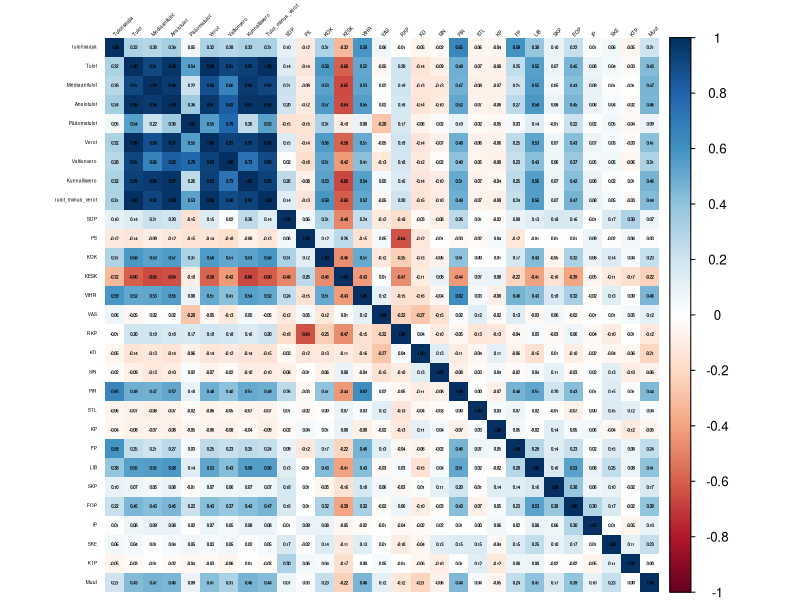
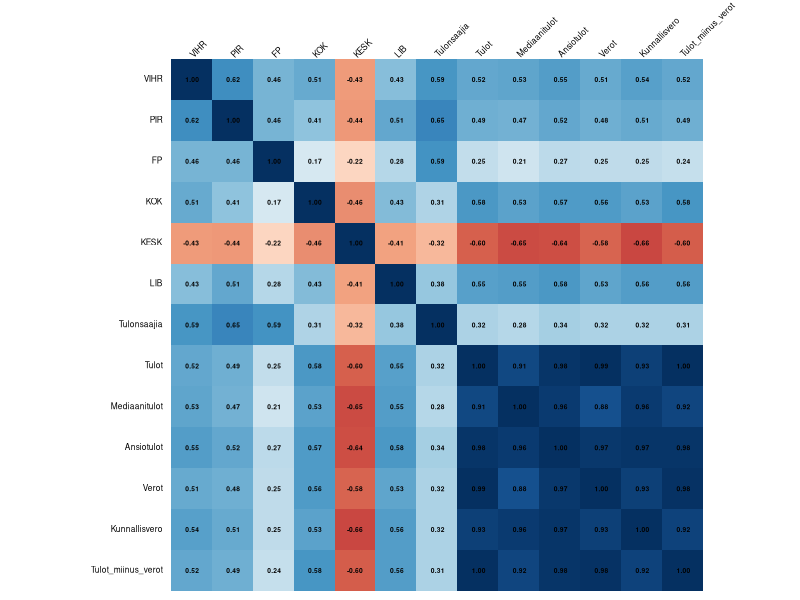
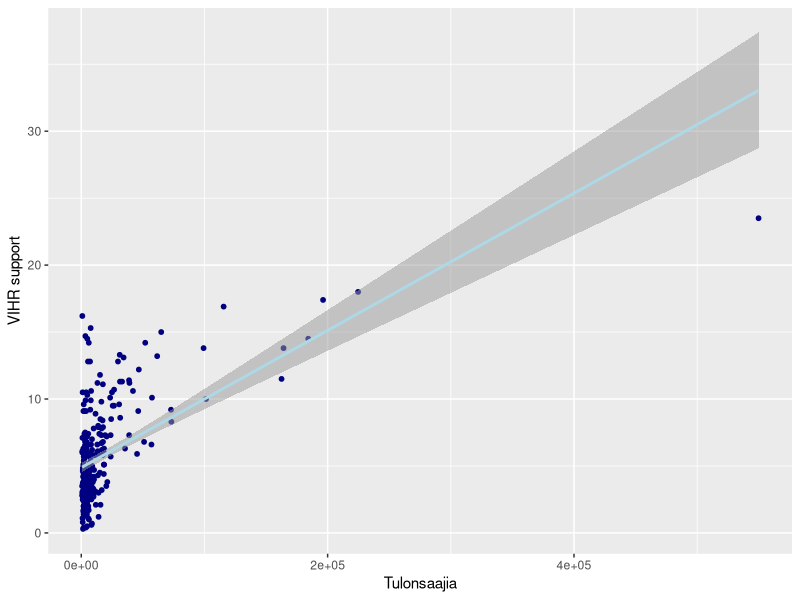
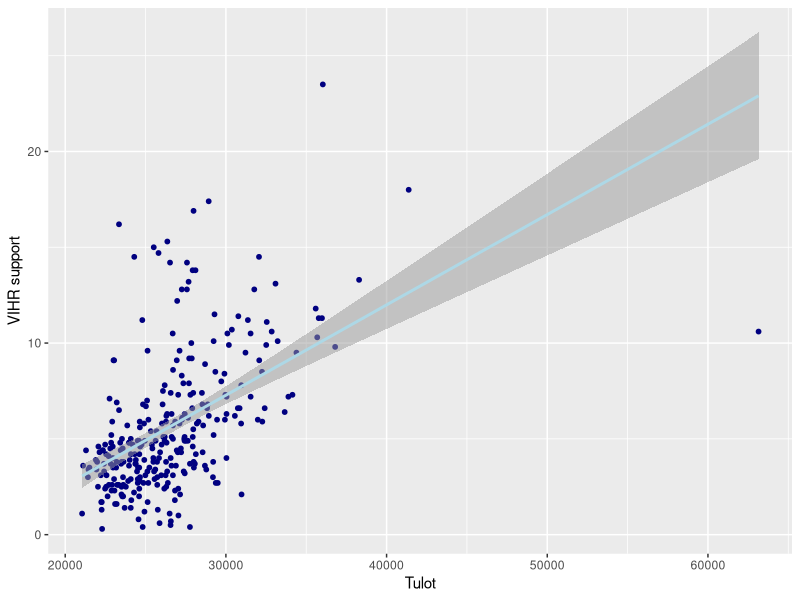
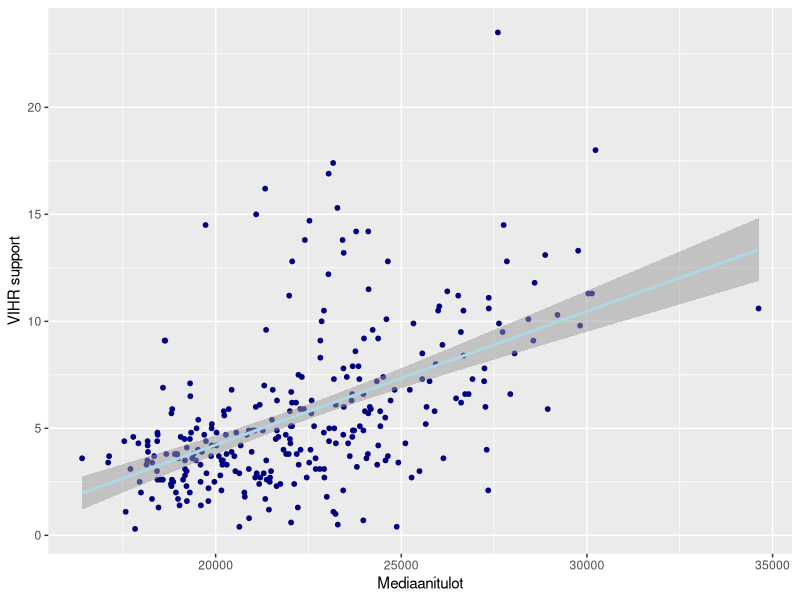
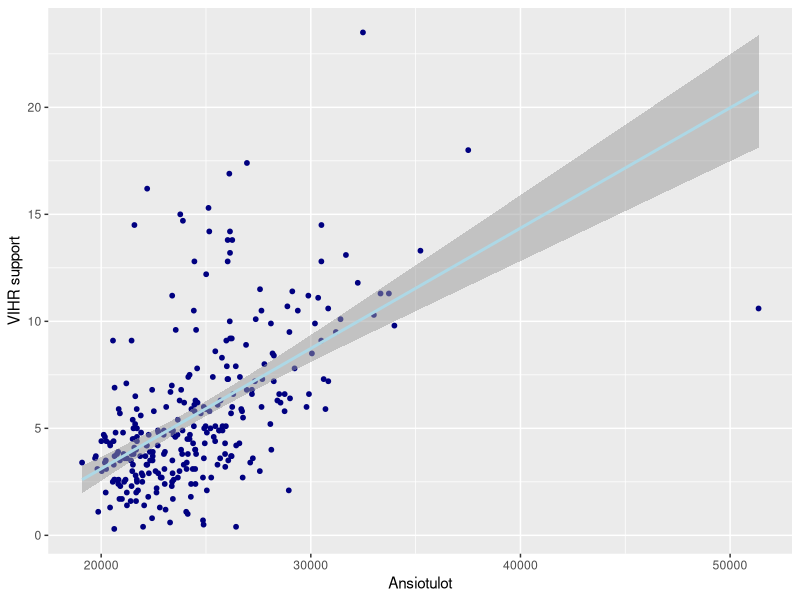
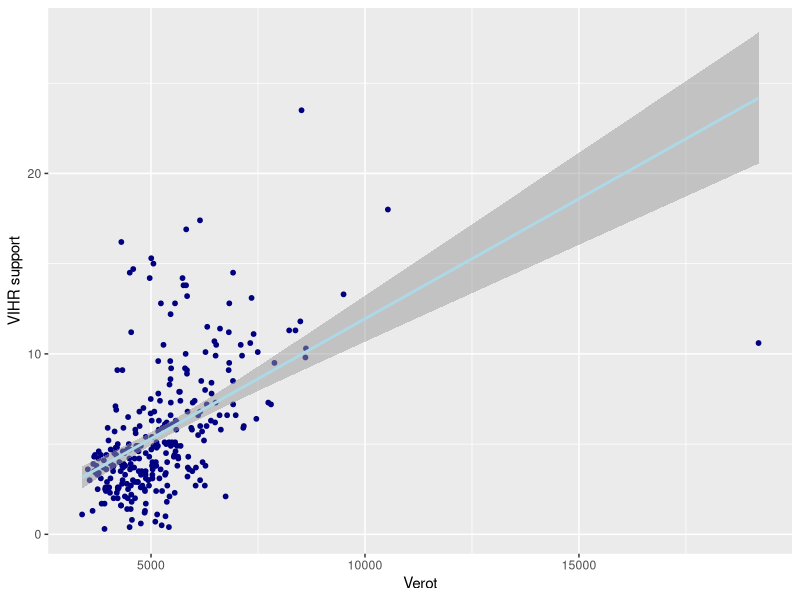
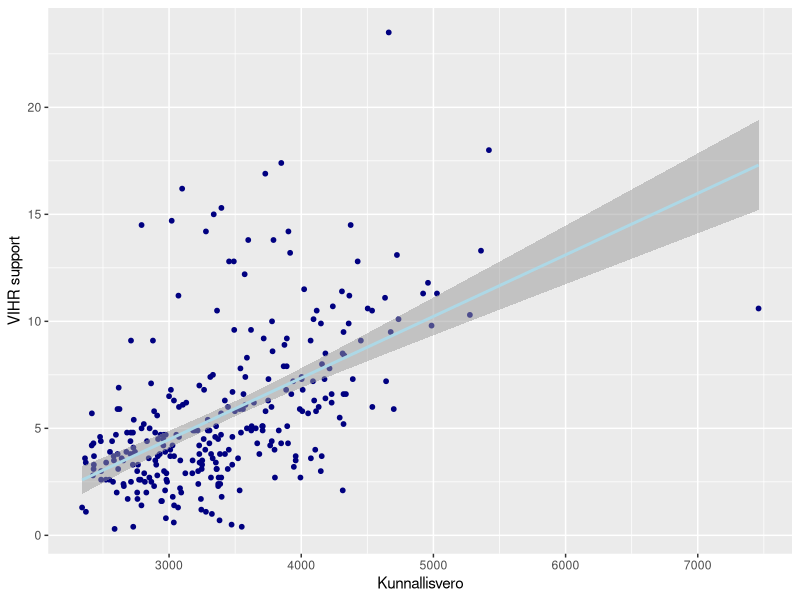

Here is the R script that generated these plots, in order:
income <- read.csv("tulot2017.csv",  dec = ".", sep=",", 
                   header=TRUE,
                   blank.lines.skip=TRUE, encoding="latin1")

election <- read.csv("ek2019.csv",  dec = ".", sep=",", 
                     header=TRUE,
                     blank.lines.skip=TRUE, encoding="latin1")


# Extract the unique values from the "Alue" column in each data frame
unique_income <- unique(income$Alue)
unique_election <- unique(election$Alue)

#find the municipalities that has no match on the other dataset
unmatched <- c(unique_income, unique_election)

#combine the datasets into a merged one, leaving out the unmatched municipalities using dplyr library
library(dplyr)
merged <- inner_join(income, election, by="Alue")
View(merged)

#for starters, we will make the correlation matrix, to quickly
#identify the variables that are related to the other.

sub <- subset(merged, select = -c(Alue, Vaalipiiri))
mcor <- cor(sub)
round(mcor, digits=3)
library(corrplot)
library(ggplot2)
corrplot(mcor, method = "shade", shade.col = NA, tl.col = "black", tl.srt = 45,
         addCoef.col = "black",  number.cex =0.26, tl.cex=0.3)

#identify which has low correlation and which ones have high correlations
categorize <- function(matrix, marks) {
  num <- ncol(matrix)
  var <- colnames(matrix)
  
  very_high <- list()
  high <- list()
  moderate <- list()
  low<- list()
  negligible<- list()
  
  for (i in 1:(num - 1)) {
    for (j in (i + 1):num) {
      correlation <- matrix[i, j]
      relation <- paste(var[i], "-", var[j])
      
      if (!is.na(correlation)) {
        if (abs(correlation) >= marks[1]) {
          very_high <- append(very_high, relation)
        } else if (abs(correlation) >= marks[2]) {
          high <- append(high, relation)
        } else if (abs(correlation) >= marks[3]) {
          moderate <- append(moderate, relation)
        } else if (abs(correlation) >= marks[4]) {
          low <- append(low, relation)
        } else {
          negligible <- append(negligible, relation)
        }
      }
    }
  }
  
  relations <- list(
    "Very High Correlations" = very_high,
    "High Correlations" = high,
    "Moderate Correlations" = moderate,
    "Low Correlations" = low,
    "Negligible Correlations" = negligible
  )
  
  return(relations)
}
marks <- c(0.9, 0.7, 0.5, 0.3, 0)
res <- categorize(mcor, marks)
View(res)

#moderate relationships:


#plot the more than average relationships
strong <- merged[, c("VIHR", "PIR", "FP", "KOK", "KESK", "LIB", "Tulonsaajia", "Tulot", "Mediaanitulot", "Ansiotulot", "Verot", "Kunnallisvero", "Tulot_miinus_verot")]
scor <- cor(strong)
corrplot(scor, method = "shade", shade.col = NA, tl.col = "black", tl.srt = 45,
         addCoef.col = "black",  number.cex =0.4, tl.cex=0.5, cl.pos = "n")



#assess each important correlations

#####
#VIHR
#####
ggplot(merged, aes(x=Tulonsaajia, y=VIHR), label=Alue) + geom_point(color="navy", size=1.3) +
  geom_smooth(formula = y ~ x, method = "lm", color="lightblue", alpha=0.5) + labs(y="VIHR support", x="Tulonsaajia")


cor(merged$Tulonsaajia, merged$VIHR)
model <- lm(VIHR ~ Tulonsaajia, data = merged)
summary(model)
#Residuals:
#  Min      1Q  Median      3Q     Max 
#-9.5446 -1.9174 -0.5878  1.3177 11.2774 

#Coefficients:
#  Estimate  Std. Error t value            Pr(>|t|)
#(Intercept) 4.877771784 0.182757740   26.69 <0.0000000000000002
#Tulonsaajia 0.000051227 0.000004106   12.48 <0.0000000000000002

#(Intercept) ***
#  Tulonsaajia ***
#  ---
#  Signif. codes:  0 ‘***’ 0.001 ‘**’ 0.01 ‘*’ 0.05 ‘.’ 0.1 ‘ ’ 1

#Residual standard error: 2.939 on 293 degrees of freedom
#Multiple R-squared:  0.347,	Adjusted R-squared:  0.3447 
#F-statistic: 155.7 on 1 and 293 DF,  p-value: < 0.00000000000000022

ggplot(merged, aes(x=Tulot, y=VIHR), label=Alue) + geom_point(color="navy", size=1.3) +
  geom_smooth(formula = y ~ x, method = "lm", color="lightblue", alpha=0.5) + labs(y="VIHR support", x="Tulot")
cor(merged$Tulot, merged$VIHR)
model <- lm(VIHR ~ Tulot, data = merged)
summary(model)
#Residuals:
#  Min       1Q   Median       3Q      Max 
#-12.3065  -1.8131  -0.4762   0.9784  13.3770 

#Coefficients:
#  Estimate Std. Error t value             Pr(>|t|)
#(Intercept) -6.8626438  1.2292688  -5.583          0.000000054
#Tulot        0.0004714  0.0000457  10.315 < 0.0000000000000002

#(Intercept) ***
# Tulot       ***
#  ---
#  Signif. codes:  0 ‘***’ 0.001 ‘**’ 0.01 ‘*’ 0.05 ‘.’ 0.1 ‘ ’ 1

#Residual standard error: 3.115 on 293 degrees of freedom
#Multiple R-squared:  0.2664,	Adjusted R-squared:  0.2639 
#F-statistic: 106.4 on 1 and 293 DF,  p-value: < 0.00000000000000022

ggplot(merged, aes(x=Mediaanitulot, y=VIHR), label=Alue) + geom_point(color="navy", size=1.3) +
  geom_smooth(formula = y ~ x, method = "lm", color="lightblue", alpha=0.5) + labs(y="VIHR support", x="Mediaanitulot")
cor(merged$Mediaanitulot, merged$VIHR)
model <- lm(VIHR ~ Mediaanitulot, data = merged)
summary(model)

#Residuals:
#  Min      1Q  Median      3Q     Max 
#-6.8683 -1.8132 -0.4444  1.1110 14.5301 

#Coefficients:
# Estimate  Std. Error t value
#(Intercept)   -8.26595262  1.33085433  -6.211
#Mediaanitulot  0.00062444  0.00005905  10.575
#Pr(>|t|)    
#(Intercept)           0.0000000018 ***
#  Mediaanitulot < 0.0000000000000002 ***
#  ---
#  Signif. codes:  0 ‘***’ 0.001 ‘**’ 0.01 ‘*’ 0.05 ‘.’ 0.1 ‘ ’ 1

#Residual standard error: 3.094 on 293 degrees of freedom
#Multiple R-squared:  0.2762,	Adjusted R-squared:  0.2738 
#F-statistic: 111.8 on 1 and 293 DF,  p-value: < 0.00000000000000022

ggplot(merged, aes(x=Ansiotulot, y=VIHR), label=Alue) + geom_point(color="navy", size=1.3) +
  geom_smooth(formula = y ~ x, method = "lm", color="lightblue", alpha=0.5) + labs(y="VIHR support", x="Ansiotulot")
cor(merged$Ansiotulot, merged$VIHR)
model <- lm(VIHR ~ Ansiotulot, data = merged)
summary(model)
#Residuals:
#Min      1Q  Median      3Q     Max 
#-10.142  -1.754  -0.409   1.070  13.368 

#Coefficients:
#  Estimate Std. Error t value             Pr(>|t|)
#(Intercept) -8.1340948  1.2262294  -6.633       0.000000000158
#Ansiotulot   0.0005623  0.0000494  11.382 < 0.0000000000000002

#(Intercept) ***
#  Ansiotulot  ***
#  ---
#  Signif. codes:  0 ‘***’ 0.001 ‘**’ 0.01 ‘*’ 0.05 ‘.’ 0.1 ‘ ’ 1

#Residual standard error: 3.029 on 293 degrees of freedom
#Multiple R-squared:  0.3066,	Adjusted R-squared:  0.3042 
#F-statistic: 129.6 on 1 and 293 DF,  p-value: < 0.00000000000000022


ggplot(merged, aes(x=Verot, y=VIHR), label=Alue) + geom_point(color="navy", size=1.3) +
  geom_smooth(formula = y ~ x, method = "lm", color="lightblue", alpha=0.5) + labs(y="VIHR support", x="Verot")
cor(merged$Verot, merged$VIHR)
model <- lm(VIHR ~ Verot, data = merged)
summary(model)
#Residuals:
#Min       1Q   Median       3Q      Max 
#-13.5785  -1.8125  -0.5865   0.9862  13.5254 

#Coefficients:
#  Estimate Std. Error t value            Pr(>|t|)    
#(Intercept) -1.3526051  0.7219483  -1.874               0.062 .  
#Verot        0.0013300  0.0001321  10.065 <0.0000000000000002 ***
#  ---
#  Signif. codes:  0 ‘***’ 0.001 ‘**’ 0.01 ‘*’ 0.05 ‘.’ 0.1 ‘ ’ 1

#Residual standard error: 3.135 on 293 degrees of freedom
#Multiple R-squared:  0.2569,	Adjusted R-squared:  0.2544 
#F-statistic: 101.3 on 1 and 293 DF,  p-value: < 0.00000000000000022


ggplot(merged, aes(x=Kunnallisvero, y=VIHR), label=Alue) + geom_point(color="navy", size=1.3) +
  geom_smooth(formula = y ~ x, method = "lm", color="lightblue", alpha=0.5) + labs(y="VIHR support", x="Kunnallisvero")
cor(merged$Kunnallisvero, merged$VIHR)
model <- lm(VIHR ~ Kunnallisvero, data = merged)
summary(model)

#Residuals:
#  Min      1Q  Median      3Q     Max 
#-6.7030 -1.8189 -0.4105  1.2301 14.2420 

#Coefficients:
#  Estimate Std. Error t value             Pr(>|t|)
#(Intercept)   -4.1463254  0.9075589  -4.569           0.00000724
#Kunnallisvero  0.0028752  0.0002605  11.039 < 0.0000000000000002

#(Intercept)   ***
#  Kunnallisvero ***
#  ---
#  Signif. codes:  0 ‘***’ 0.001 ‘**’ 0.01 ‘*’ 0.05 ‘.’ 0.1 ‘ ’ 1

#Residual standard error: 3.057 on 293 degrees of freedom
#Multiple R-squared:  0.2937,	Adjusted R-squared:  0.2913 
#F-statistic: 121.9 on 1 and 293 DF,  p-value: < 0.00000000000000022


ggplot(merged, aes(x=Tulot_miinus_verot, y=VIHR), label=Alue) + geom_point(color="navy", size=1.3) +
  geom_smooth(formula = y ~ x, method = "lm", color="lightblue", alpha=0.5) + labs(y="VIHR support", x="Tulot miinus verot")
cor(merged$Tulot_miinus_verot, merged$VIHR)
model <- lm(VIHR ~ Tulot_miinus_verot, data = merged)
summary(model)
#Residuals:
#Min       1Q   Median       3Q      Max 
#-11.3785  -1.8067  -0.4504   0.9975  13.3586 

#Coefficients:
#  Estimate  Std. Error t value
#(Intercept)        -9.67114905  1.49377584  -6.474
#Tulot_miinus_verot  0.00072006  0.00006956  10.352
#Pr(>|t|)    
#(Intercept)                0.0000000004 ***
#  Tulot_miinus_verot < 0.0000000000000002 ***
#  ---
#  Signif. codes:  0 ‘***’ 0.001 ‘**’ 0.01 ‘*’ 0.05 ‘.’ 0.1 ‘ ’ 1

#Residual standard error: 3.112 on 293 degrees of freedom
#Multiple R-squared:  0.2678,	Adjusted R-squared:  0.2653 
#F-statistic: 107.2 on 1 and 293 DF,  p-value: < 0.00000000000000022



#####
#PIR#
#####

ggplot(merged, aes(x=Tulonsaajia, y=PIR)) + geom_point(color="navy", size=1.3) +
  geom_smooth(formula = y ~ x, method = "lm", color="lightblue", alpha=0.5) + labs(y="PIR support", x="Tulonsaajia")
cor(merged$Tulonsaajia, merged$PIR)
model <- lm(PIR ~ Tulonsaajia, data = merged)
summary(model)
#Residuals:
#Min       1Q   Median       3Q      Max 
#-0.51700 -0.10505 -0.01388  0.09229  0.70256 

#Coefficients:
#  Estimate  Std. Error t value            Pr(>|t|)
#(Intercept) 0.190134085 0.010014506   18.99 <0.0000000000000002
#Tulonsaajia 0.000003322 0.000000225   14.77 <0.0000000000000002

#(Intercept) ***
#  Tulonsaajia ***
#  ---
#  Signif. codes:  0 ‘***’ 0.001 ‘**’ 0.01 ‘*’ 0.05 ‘.’ 0.1 ‘ ’ 1

#Residual standard error: 0.1611 on 293 degrees of freedom
#Multiple R-squared:  0.4267,	Adjusted R-squared:  0.4248 
#F-statistic: 218.1 on 1 and 293 DF,  p-value: < 0.00000000000000022

ggplot(merged, aes(x=Ansiotulot, y=PIR)) + geom_point(color="navy", size=1.3) +
  geom_smooth(formula = y ~ x, method = "lm", color="lightblue", alpha=0.5) + labs(y="PIR support", x="Ansiotulot")
cor(merged$Ansiotulot, merged$PIR)
model <- lm(PIR ~ Ansiotulot, data = merged)
summary(model)
#Residuals:
#Min       1Q   Median       3Q      Max 
#-0.46875 -0.11002 -0.02268  0.06534  1.01352 

#Coefficients:
#  Estimate   Std. Error t value
#(Intercept) -0.515971817  0.073584820  -7.012
#Ansiotulot   0.000030857  0.000002964  10.409
#Pr(>|t|)    
#(Intercept)      0.0000000000163 ***
#  Ansiotulot  < 0.0000000000000002 ***
#  ---
#  Signif. codes:  0 ‘***’ 0.001 ‘**’ 0.01 ‘*’ 0.05 ‘.’ 0.1 ‘ ’ 1

#Residual standard error: 0.1818 on 293 degrees of freedom
#Multiple R-squared:   0.27,	Adjusted R-squared:  0.2675 
#F-statistic: 108.4 on 1 and 293 DF,  p-value: < 0.00000000000000022

ggplot(merged, aes(x=Kunnallisvero, y=PIR, label=Alue)) + geom_point(color="navy", size=1.3) +
  geom_smooth(formula = y ~ x, method = "lm", color="lightblue", alpha=0.5) + labs(y="PIR support", x="Kunnallisvero")
cor(merged$Kunnallisvero, merged$PIR)
model <- lm(PIR ~ Kunnallisvero, data = merged)
summary(model)

#Residuals:
#Min       1Q   Median       3Q      Max 
#-0.35883 -0.11547 -0.02639  0.06870  1.06095 

#Coefficients:
#  Estimate  Std. Error t value
#(Intercept)   -0.29860438  0.05432837  -5.496
#Kunnallisvero  0.00015823  0.00001559  10.148
#Pr(>|t|)    
#(Intercept)           0.0000000844 ***
#  Kunnallisvero < 0.0000000000000002 ***
#  ---
#  Signif. codes:  0 ‘***’ 0.001 ‘**’ 0.01 ‘*’ 0.05 ‘.’ 0.1 ‘ ’ 1

#Residual standard error: 0.183 on 293 degrees of freedom
#Multiple R-squared:  0.2601,	Adjusted R-squared:  0.2576 
#F-statistic:   103 on 1 and 293 DF,  p-value: < 0.00000000000000022


#Based on these confirmations, it seems that
#the number of taxable income recipients are 
#related to an increase in PIR support, as well
#as average earned income and average municipal 
#tax paid. It seems that these variables contribute
#a little to voting behavior. However, since the PIR 
#party gets contrastingly little votes as compared to 
#other parties, it cannot quite be concluded that the 
#number of taxable income recipients, average earned 
#income, and average municipal tax paid are big reasons 
#for individuals in municipalities to vote for PIR. 
#Thus, this will not be shown in the report


#####
#FP
######

ggplot(merged, aes(x=Tulonsaajia, y=FP)) + geom_point(color="navy", size=1.3) +
  geom_smooth(formula = y ~ x, method = "lm", color="lightblue", alpha=0.5) + labs(y="FP support", x="Tulonsaajia")
cor(merged$Tulonsaajia, merged$FP)
model <- lm(FP ~ Tulonsaajia, data = merged)
summary(model)
#Residuals:
#Min       1Q   Median       3Q      Max 
#-0.16001 -0.06213  0.01657  0.03888  0.24063 

#Coefficients:
#  Estimate   Std. Error t value            Pr(>|t|)
#(Intercept) 0.0573322179 0.0043709667   13.12 <0.0000000000000002
#Tulonsaajia 0.0000012341 0.0000000982   12.57 <0.0000000000000002

#(Intercept) ***
#  Tulonsaajia ***
#  ---
#  Signif. codes:  0 ‘***’ 0.001 ‘**’ 0.01 ‘*’ 0.05 ‘.’ 0.1 ‘ ’ 1

#Residual standard error: 0.0703 on 293 degrees of freedom
#Multiple R-squared:  0.3503,	Adjusted R-squared:  0.348 
#F-statistic:   158 on 1 and 293 DF,  p-value: < 0.00000000000000022

#Only one variable of the income level is very unlikely
#to be able to affect the outcome of FP voting. Therefore,
#this party will be excluded from the report.













######
#KOK
######
ggplot(merged, aes(x=Tulot, y=KOK)) + geom_point(color="navy", size=1.3) +
  geom_smooth(formula = y ~ x, method = "lm", color="lightblue", alpha=0.5) + labs(y="KOK support", x="Tulot")
cor(merged$Tulot, merged$KOK)
model <- lm(KOK ~ Tulot, data = merged)
summary(model)
#Residuals:
#Min       1Q   Median       3Q      Max 
#-14.1081  -3.5886  -0.6876   3.3087  19.2953 

#Coefficients:
#  Estimate   Std. Error t value
#(Intercept) -13.57801384   2.09821074  -6.471
#Tulot         0.00094515   0.00007801  12.116
#Pr(>|t|)    
#(Intercept)       0.000000000408 ***
#  Tulot       < 0.0000000000000002 ***
#  ---
#  Signif. codes:  0 ‘***’ 0.001 ‘**’ 0.01 ‘*’ 0.05 ‘.’ 0.1 ‘ ’ 1

#Residual standard error: 5.318 on 293 degrees of freedom
#Multiple R-squared:  0.3338,	Adjusted R-squared:  0.3315 
#F-statistic: 146.8 on 1 and 293 DF,  p-value: < 0.00000000000000022


ggplot(merged, aes(x=Mediaanitulot, y=KOK)) + geom_point(color="navy", size=1.3) +
  geom_smooth(formula = y ~ x, method = "lm", color="lightblue", alpha=0.5) + labs(y="KOK support", x="Mediaanitulot")
cor(merged$Mediaanitulot, merged$KOK)
model <- lm(KOK ~ Mediaanitulot, data = merged)
summary(model)
#Residuals:
#Min       1Q   Median       3Q      Max 
#-13.4413  -3.7785  -0.7672   3.3601  21.2255 

#Coefficients:
#  Estimate  Std. Error t value
#(Intercept)   -13.6501285   2.3749356  -5.748
#Mediaanitulot   0.0011292   0.0001054  10.716
#Pr(>|t|)    
#(Intercept)           0.0000000227 ***
#  Mediaanitulot < 0.0000000000000002 ***
#  ---
#  Signif. codes:  0 ‘***’ 0.001 ‘**’ 0.01 ‘*’ 0.05 ‘.’ 0.1 ‘ ’ 1

#Residual standard error: 5.522 on 293 degrees of freedom
#Multiple R-squared:  0.2816,	Adjusted R-squared:  0.2791 
#F-statistic: 114.8 on 1 and 293 DF,  p-value: < 0.00000000000000022

ggplot(merged, aes(x=Ansiotulot, y=KOK)) + geom_point(color="navy", size=1.3) +
  geom_smooth(formula = y ~ x, method = "lm", color="lightblue", alpha=0.5) + labs(y="KOK support", x="Ansiotulot")
cor(merged$Ansiotulot, merged$KOK)
model <- lm(KOK ~ Ansiotulot, data = merged)
summary(model)
#Residuals:
#Min      1Q  Median      3Q     Max 
#-12.487  -3.568  -0.725   3.402  20.058 

#Coefficients:
#  Estimate   Std. Error t value
#(Intercept) -13.69799820   2.17544983  -6.297
#Ansiotulot    0.00102843   0.00008764  11.735
#Pr(>|t|)    
#(Intercept)        0.00000000111 ***
#  Ansiotulot  < 0.0000000000000002 ***
# ---
#  Signif. codes:  0 ‘***’ 0.001 ‘**’ 0.01 ‘*’ 0.05 ‘.’ 0.1 ‘ ’ 1

#Residual standard error: 5.373 on 293 degrees of freedom
#Multiple R-squared:  0.3197,	Adjusted R-squared:  0.3174 
#F-statistic: 137.7 on 1 and 293 DF,  p-value: < 0.00000000000000022

ggplot(merged, aes(x=Verot, y=KOK)) + geom_point(color="navy", size=1.3) +
  geom_smooth(formula = y ~ x, method = "lm", color="lightblue", alpha=0.5) + labs(y="KOK support", x="Verot")
cor(merged$Verot, merged$KOK)
model <- lm(KOK ~ Verot, data = merged)
summary(model)
#Residuals:
#Min       1Q   Median       3Q      Max 
#-16.2004  -3.6930  -0.6179   3.5065  19.8353 

#Coefficients:
#  Estimate Std. Error t value            Pr(>|t|)    
#(Intercept) -2.3565761  1.2424236  -1.897              0.0588 .  
#Verot        0.0026336  0.0002274  11.582 <0.0000000000000002 ***
#  ---
#  Signif. codes:  0 ‘***’ 0.001 ‘**’ 0.01 ‘*’ 0.05 ‘.’ 0.1 ‘ ’ 1

#Residual standard error: 5.396 on 293 degrees of freedom
#Multiple R-squared:  0.314,	Adjusted R-squared:  0.3117 
#F-statistic: 134.1 on 1 and 293 DF,  p-value: < 0.00000000000000022

ggplot(merged, aes(x=Kunnallisvero, y=KOK)) + geom_point(color="navy", size=1.3) +
  geom_smooth(formula = y ~ x, method = "lm", color="lightblue", alpha=0.5) + labs(y="KOK support", x="Kunnallisvero")
cor(merged$Kunnallisvero, merged$KOK)
model <- lm(KOK ~ Kunnallisvero, data = merged)
summary(model)
#Residuals:
#Min       1Q   Median       3Q      Max 
#-12.1134  -3.7476  -0.6362   3.5746  21.5206 

#Coefficients:
#  Estimate Std. Error t value             Pr(>|t|)
#(Intercept)   -5.7560482  1.6360171  -3.518             0.000503
#Kunnallisvero  0.0050694  0.0004695  10.797 < 0.0000000000000002

#(Intercept)   ***
#  Kunnallisvero ***
#  ---
#  Signif. codes:  0 ‘***’ 0.001 ‘**’ 0.01 ‘*’ 0.05 ‘.’ 0.1 ‘ ’ 1

#Residual standard error: 5.51 on 293 degrees of freedom
#Multiple R-squared:  0.2846,	Adjusted R-squared:  0.2822 
#F-statistic: 116.6 on 1 and 293 DF,  p-value: < 0.00000000000000022


ggplot(merged, aes(x=Tulot_miinus_verot, y=KOK)) + geom_point(color="navy", size=1.3) +
  geom_smooth(formula = y ~ x, method = "lm", color="lightblue", alpha=0.5) + labs(y="KOK support", x="Tulot miinus verot")
cor(merged$Tulot_miinus_verot, merged$KOK)
model <- lm(KOK ~ Tulot_miinus_verot, data = merged)
summary(model)
#Residuals:
#Min       1Q   Median       3Q      Max 
#-12.4563  -3.5105  -0.6163   3.2160  19.0067 

#Coefficients:
#  Estimate  Std. Error t value
#(Intercept)        -19.4057358   2.5404886  -7.639
#Tulot_miinus_verot   0.0014529   0.0001183  12.282
#Pr(>|t|)    
#(Intercept)           0.000000000000314 ***
#  Tulot_miinus_verot < 0.0000000000000002 ***
#  ---
#Signif. codes:  0 ‘***’ 0.001 ‘**’ 0.01 ‘*’ 0.05 ‘.’ 0.1 ‘ ’ 1

#Residual standard error: 5.293 on 293 degrees of freedom
#Multiple R-squared:  0.3399,	Adjusted R-squared:  0.3376 
#F-statistic: 150.8 on 1 and 293 DF,  p-value: < 0.00000000000000022

######
#KESK#
######
ggplot(merged, aes(x=Tulot, y=KESK)) + geom_point(color="navy", size=1.3) +
  geom_smooth(formula = y ~ x, method = "lm", color="lightblue", alpha=0.5) + labs(y="KESK support", x="Tulot")
cor(merged$Tulot, merged$KESK)
model <- lm(KESK ~ Tulot, data = merged)
summary(model)
#Residuals:
#Min      1Q  Median      3Q     Max 
#-30.060  -6.866   0.190   6.713  55.372 

#Coefficients:
#  Estimate Std. Error t value            Pr(>|t|)    
#(Intercept) 84.4890515  4.5773484   18.46 <0.0000000000000002 ***
#  Tulot       -0.0021767  0.0001702  -12.79 <0.0000000000000002 ***
#---
#  Signif. codes:  0 ‘***’ 0.001 ‘**’ 0.01 ‘*’ 0.05 ‘.’ 0.1 ‘ ’ 1

#Residual standard error: 11.6 on 293 degrees of freedom
#Multiple R-squared:  0.3583,	Adjusted R-squared:  0.3561 
#F-statistic: 163.6 on 1 and 293 DF,  p-value: < 0.00000000000000022

ggplot(merged, aes(x=Mediaanitulot, y=KESK)) + geom_point(color="navy", size=1.3) +
  geom_smooth(formula = y ~ x, method = "lm", color="lightblue", alpha=0.5) + labs(y="KESK support", x="Mediaanitulot")
cor(merged$Mediaanitulot, merged$KESK)
model <- lm(KESK ~ Mediaanitulot, data = merged)
summary(model)

#Residuals:
#Min      1Q  Median      3Q     Max 
#-31.397  -7.370   0.138   7.104  34.760 

#Coefficients:
#  Estimate Std. Error t value Pr(>|t|)    
#(Intercept)   95.4365547  4.7232225   20.21   <2e-16 ***
#  Mediaanitulot -0.0030835  0.0002096  -14.71   <2e-16 ***
#  ---
#  Signif. codes:  0 ‘***’ 0.001 ‘**’ 0.01 ‘*’ 0.05 ‘.’ 0.1 ‘ ’ 1

#Residual standard error: 10.98 on 293 degrees of freedom
#Multiple R-squared:  0.4249,	Adjusted R-squared:  0.4229 
#F-statistic: 216.5 on 1 and 293 DF,  p-value: < 2.2e-16


ggplot(merged, aes(x=Ansiotulot, y=KESK)) + geom_point(color="navy", size=1.3) +
  geom_smooth(formula = y ~ x, method = "lm", color="lightblue", alpha=0.5) + labs(y="KESK support", x="Ansiotulot")
cor(merged$Ansiotulot, merged$KESK)
model <- lm(KESK ~ Ansiotulot, data = merged)
summary(model)
#Residuals:
#Min      1Q  Median      3Q     Max 
#-32.840  -7.097   0.112   6.894  45.335 

#Coefficients:
#  Estimate Std. Error t value Pr(>|t|)    
#(Intercept) 90.3216532  4.4961617   20.09   <2e-16 ***
#  Ansiotulot  -0.0025947  0.0001811  -14.32   <2e-16 ***
#  ---
#  Signif. codes:  0 ‘***’ 0.001 ‘**’ 0.01 ‘*’ 0.05 ‘.’ 0.1 ‘ ’ 1

#Residual standard error: 11.11 on 293 degrees of freedom
#Multiple R-squared:  0.4119,	Adjusted R-squared:  0.4099 
#F-statistic: 205.2 on 1 and 293 DF,  p-value: < 2.2e-16

ggplot(merged, aes(x=Verot, y=KESK)) + geom_point(color="navy", size=1.3) +
  geom_smooth(formula = y ~ x, method = "lm", color="lightblue", alpha=0.5) + labs(y="KESK support", x="Verot")
cor(merged$Verot, merged$KESK)
model <- lm(KESK ~ Verot, data = merged)
summary(model)
#Residuals:
#Min      1Q  Median      3Q     Max 
#-30.972  -7.051   0.118   6.555  60.449 

#Coefficients:
#  Estimate Std. Error t value Pr(>|t|)    
#(Intercept) 58.7434751  2.7106328   21.67   <2e-16 ***
#  Verot       -0.0060839  0.0004961  -12.26   <2e-16 ***
#  ---
#  Signif. codes:  0 ‘***’ 0.001 ‘**’ 0.01 ‘*’ 0.05 ‘.’ 0.1 ‘ ’ 1

#Residual standard error: 11.77 on 293 degrees of freedom
#Multiple R-squared:  0.3392,	Adjusted R-squared:  0.3369 
#F-statistic: 150.4 on 1 and 293 DF,  p-value: < 2.2e-16

ggplot(merged, aes(x=Kunnallisvero, y=KESK)) + geom_point(color="navy", size=1.3) +
  geom_smooth(formula = y ~ x, method = "lm", color="lightblue", alpha=0.5) + labs(y="KESK support", x="Kunnallisvero")
cor(merged$Kunnallisvero, merged$KESK)
model <- lm(KESK ~ Kunnallisvero, data = merged)
summary(model)
#Residuals:
#Min      1Q  Median      3Q     Max 
#-35.798  -6.745  -0.261   6.384  34.082 

#Coefficients:
#  Estimate Std. Error t value Pr(>|t|)    
#(Intercept)   74.345723   3.223252   23.07   <2e-16 ***
#  Kunnallisvero -0.013979   0.000925  -15.11   <2e-16 ***
#---
#Signif. codes:  0 ‘***’ 0.001 ‘**’ 0.01 ‘*’ 0.05 ‘.’ 0.1 ‘ ’ 1

#Residual standard error: 10.86 on 293 degrees of freedom
#Multiple R-squared:  0.438,	Adjusted R-squared:  0.4361 
#F-statistic: 228.4 on 1 and 293 DF,  p-value: < 2.2e-16


ggplot(merged, aes(x=Tulot_miinus_verot, y=KESK)) + geom_point(color="navy", size=1.3) +
  geom_smooth(formula = y ~ x, method = "lm", color="lightblue", alpha=0.5) + labs(y="KESK support", x="Tulot miinus verot")
cor(merged$Tulot_miinus_verot, merged$KESK)
model <- lm(KESK ~ Tulot_miinus_verot, data = merged)
summary(model)
#Residuals:
#Min      1Q  Median      3Q     Max 
#-29.504  -6.770   0.521   6.810  51.449 

#Coefficients:
#  Estimate Std. Error t value Pr(>|t|)    
#(Intercept)        97.7984155  5.5442806   17.64   <2e-16 ***
#  Tulot_miinus_verot -0.0033409  0.0002582  -12.94   <2e-16 ***
#  ---
#  Signif. codes:  0 ‘***’ 0.001 ‘**’ 0.01 ‘*’ 0.05 ‘.’ 0.1 ‘ ’ 1

#Residual standard error: 11.55 on 293 degrees of freedom
#Multiple R-squared:  0.3637,	Adjusted R-squared:  0.3615 
#F-statistic: 167.5 on 1 and 293 DF,  p-value: < 2.2e-16





######
#LIB##
######
ggplot(merged, aes(x=Tulot, y=LIB)) + geom_point(color="navy", size=1.3) +
  geom_smooth(formula = y ~ x, method = "lm", color="lightblue", alpha=0.5) + labs(y="LIB support", x="Tulot")
cor(merged$Tulot, merged$LIB)
model <- lm(LIB ~ Tulot, data = merged)
summary(model)
#Residuals:
#Min       1Q   Median       3Q      Max 
#-0.33730 -0.05029 -0.01664  0.02988  0.43316 

#Coefficients:
#  Estimate Std. Error t value Pr(>|t|)    
#(Intercept) -2.909e-01  3.143e-02  -9.256   <2e-16 ***
#  Tulot        1.312e-05  1.169e-06  11.222   <2e-16 ***
#  ---
#  Signif. codes:  0 ‘***’ 0.001 ‘**’ 0.01 ‘*’ 0.05 ‘.’ 0.1 ‘ ’ 1

#Residual standard error: 0.07966 on 293 degrees of freedom
#Multiple R-squared:  0.3006,	Adjusted R-squared:  0.2982 
#F-statistic: 125.9 on 1 and 293 DF,  p-value: < 2.2e-16

ggplot(merged, aes(x=Mediaanitulot, y=LIB)) + geom_point(color="navy", size=1.3) +
  geom_smooth(formula = y ~ x, method = "lm", color="lightblue", alpha=0.5) + labs(y="LIB support", x="Mediaanitulot")
cor(merged$Mediaanitulot, merged$LIB)
model <- lm(LIB ~ Mediaanitulot, data = merged)
summary(model)
#Residuals:
#Min       1Q   Median       3Q      Max 
#-0.14938 -0.05262 -0.01074  0.03041  0.46175 

#Coefficients:
#  Estimate Std. Error t value Pr(>|t|)    
#(Intercept)   -3.271e-01  3.410e-02  -9.593   <2e-16 ***
#  Mediaanitulot  1.724e-05  1.513e-06  11.398   <2e-16 ***
#  ---
#  Signif. codes:  0 ‘***’ 0.001 ‘**’ 0.01 ‘*’ 0.05 ‘.’ 0.1 ‘ ’ 1

#Residual standard error: 0.07929 on 293 degrees of freedom
#Multiple R-squared:  0.3072,	Adjusted R-squared:  0.3048 
#F-statistic: 129.9 on 1 and 293 DF,  p-value: < 2.2e-16


ggplot(merged, aes(x=Ansiotulot, y=LIB)) + geom_point(color="navy", size=1.3) +
  geom_smooth(formula = y ~ x, method = "lm", color="lightblue", alpha=0.5) + labs(y="LIB support", x="Ansiotulot")
cor(merged$Ansiotulot, merged$LIB)
model <- lm(LIB ~ Ansiotulot, data = merged)
summary(model)
#Residuals:
#Min       1Q   Median       3Q      Max 
#-0.26841 -0.04736 -0.01320  0.02691  0.44387 

#Coefficients:
#  Estimate Std. Error t value Pr(>|t|)    
#(Intercept) -3.184e-01  3.152e-02  -10.10   <2e-16 ***
#  Ansiotulot   1.532e-05  1.270e-06   12.06   <2e-16 ***
#  ---
#  Signif. codes:  0 ‘***’ 0.001 ‘**’ 0.01 ‘*’ 0.05 ‘.’ 0.1 ‘ ’ 1

#Residual standard error: 0.07787 on 293 degrees of freedom
#Multiple R-squared:  0.3318,	Adjusted R-squared:  0.3296 
#F-statistic: 145.5 on 1 and 293 DF,  p-value: < 2.2e-16

ggplot(merged, aes(x=Verot, y=LIB)) + geom_point(color="navy", size=1.3) +
  geom_smooth(formula = y ~ x, method = "lm", color="lightblue", alpha=0.5) + labs(y="LIB support", x="Verot")
cor(merged$Verot, merged$LIB)
model <- lm(LIB ~ Verot, data = merged)
summary(model)
#Residuals:
#Min       1Q   Median       3Q      Max 
#-0.36292 -0.04844 -0.01937  0.03491  0.44067 

#Coefficients:
#  Estimate Std. Error t value Pr(>|t|)    
#(Intercept) -1.339e-01  1.862e-02  -7.191 5.38e-12 ***
#  Verot        3.630e-05  3.409e-06  10.650  < 2e-16 ***
#  ---
#  Signif. codes:  0 ‘***’ 0.001 ‘**’ 0.01 ‘*’ 0.05 ‘.’ 0.1 ‘ ’ 1

#Residual standard error: 0.08088 on 293 degrees of freedom
#Multiple R-squared:  0.2791,	Adjusted R-squared:  0.2766 
#F-statistic: 113.4 on 1 and 293 DF,  p-value: < 2.2e-16

ggplot(merged, aes(x=Kunnallisvero, y=LIB)) + geom_point(color="navy", size=1.3) +
  geom_smooth(formula = y ~ x, method = "lm", color="lightblue", alpha=0.5) + labs(y="LIB support", x="Kunnallisvero")
cor(merged$Kunnallisvero, merged$LIB)
model <- lm(LIB ~ Kunnallisvero, data = merged)
summary(model)
#Residuals:
#Min       1Q   Median       3Q      Max 
#-0.16978 -0.05104 -0.01111  0.02791  0.46616 

#Coefficients:
#  Estimate Std. Error t value Pr(>|t|)    
#(Intercept)   -2.055e-01  2.353e-02  -8.737   <2e-16 ***
#  Kunnallisvero  7.712e-05  6.751e-06  11.423   <2e-16 ***
 # ---
#  Signif. codes:  0 ‘***’ 0.001 ‘**’ 0.01 ‘*’ 0.05 ‘.’ 0.1 ‘ ’ 1

#Residual standard error: 0.07924 on 293 degrees of freedom
#Multiple R-squared:  0.3081,	Adjusted R-squared:  0.3058 
#F-statistic: 130.5 on 1 and 293 DF,  p-value: < 2.2e-16

ggplot(merged, aes(x=Tulot_miinus_verot, y=LIB)) + geom_point(color="navy", size=1.3) +
  geom_smooth(formula = y ~ x, method = "lm", color="lightblue", alpha=0.5) + labs(y="LIB support", x="Tulot miinus verot")
cor(merged$Tulot_miinus_verot, merged$LIB)
model <- lm(LIB ~ Tulot_miinus_verot, data = merged)
summary(model)
#Residuals:
#Min       1Q   Median       3Q      Max 
#-0.31593 -0.05042 -0.01560  0.02916  0.42911 

#Coefficients:
# Estimate Std. Error t value Pr(>|t|)    
#(Intercept)        -3.733e-01  3.803e-02  -9.816   <2e-16 ***
#  Tulot_miinus_verot  2.023e-05  1.771e-06  11.425   <2e-16 ***
#  ---
#  Signif. codes:  0 ‘***’ 0.001 ‘**’ 0.01 ‘*’ 0.05 ‘.’ 0.1 ‘ ’ 1

#Residual standard error: 0.07923 on 293 degrees of freedom
#Multiple R-squared:  0.3082,	Adjusted R-squared:  0.3058 
#F-statistic: 130.5 on 1 and 293 DF,  p-value: < 2.2e-16